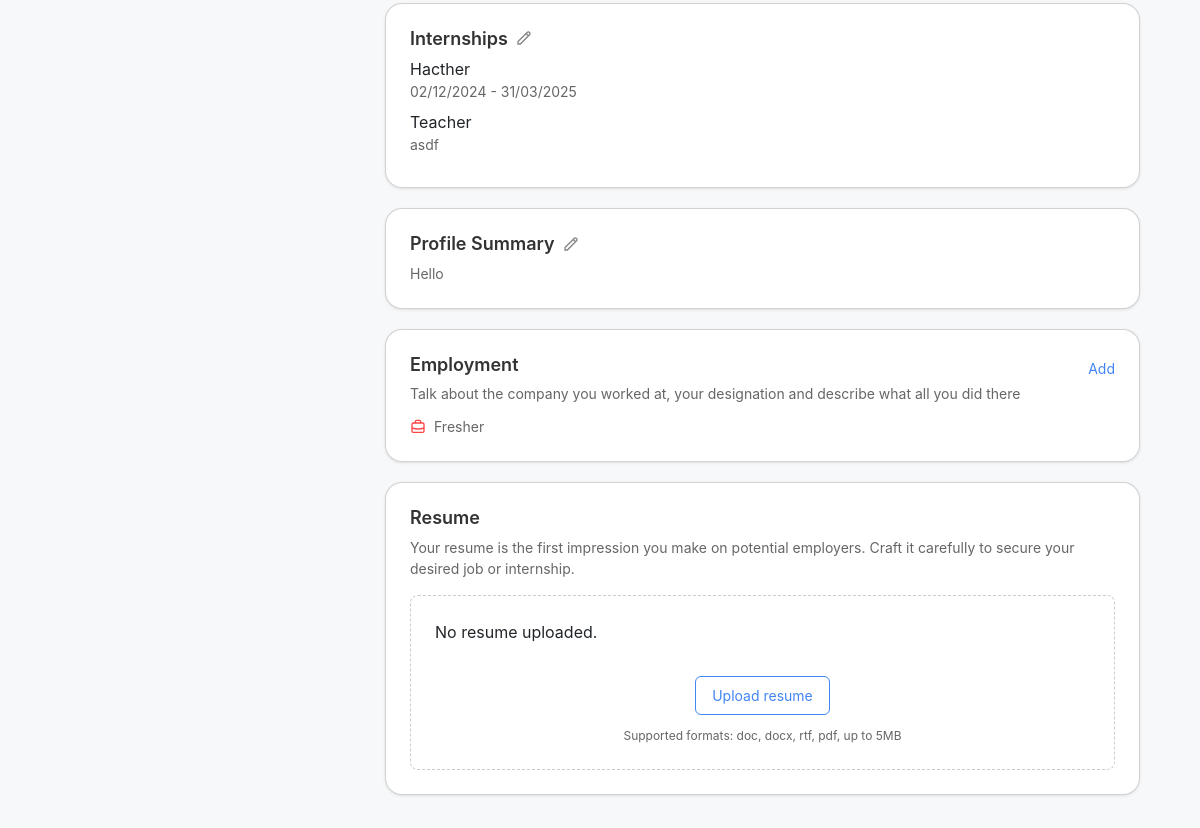
Before: /dashboard/profile (signed in, middle part) with the older database file.
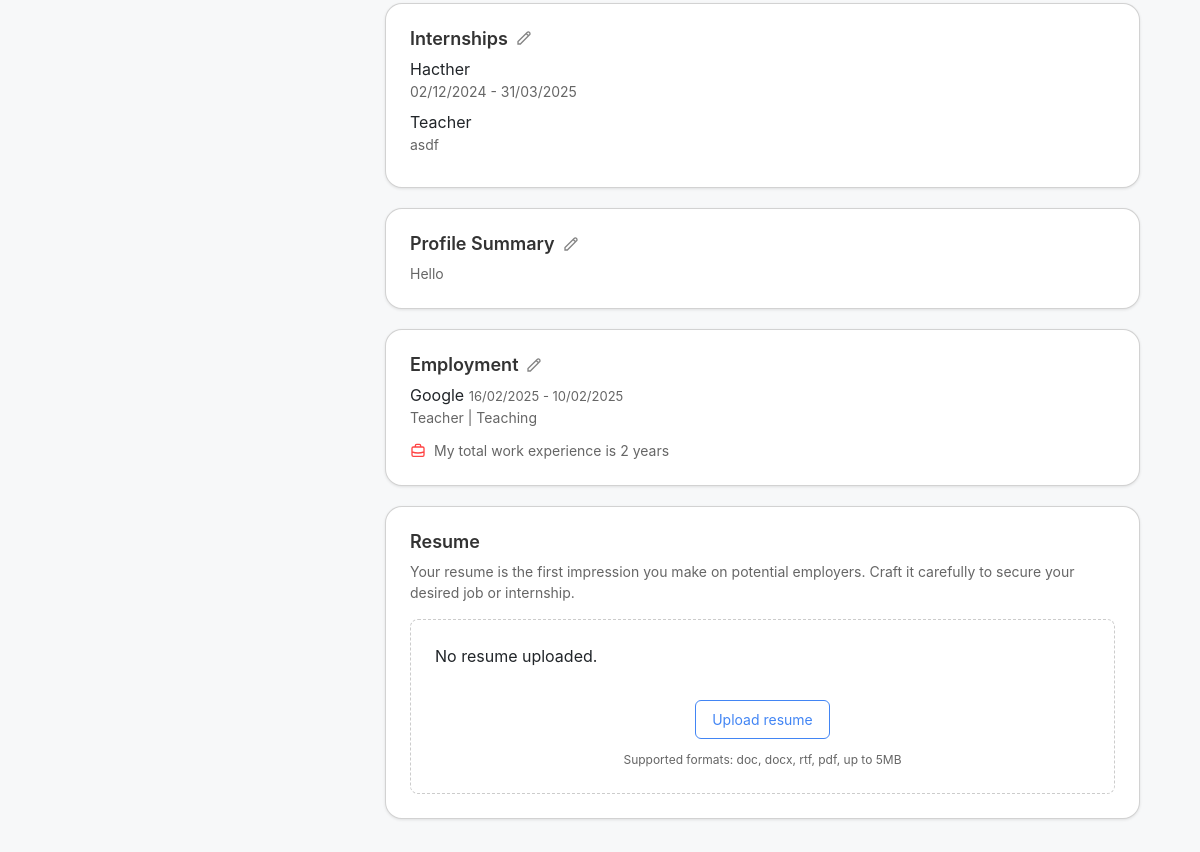
After: the same page with the newer database file.
### complete_profile/models.py (models this page shows, shortened)
class internship(models.Model):
    user = models.ForeignKey(user_table, on_delete=models.CASCADE, related_name='internships')
    company_name = models.CharField(max_length=255, null=True)
    job_title = models.CharField(max_length=255, null=True)
    start_date = models.DateField(null=True)
    end_date = models.DateField(null=True)
    description = models.TextField(null=True)
    created_at = models.DateTimeField(auto_now_add=True)  # Set once when the object is created
    updated_at = models.DateTimeField(auto_now=True)  # Update every time the object is saved

class UserDetail(models.Model):
    user = models.OneToOneField(user_table, on_delete=models.CASCADE, related_name='details')
    birth_date = models.DateField(null=True, blank=True)
    age = models.IntegerField(null=True, blank=True)
    bio = models.TextField(null=True, blank=True)
    applying_for = models.CharField(max_length=255, null=True, blank=True)
    gender = models.CharField(max_length=10, null=True, blank=True)
    location = models.CharField(max_length=255, null=True, blank=True)
    student = models.BooleanField(default=False)
    education_level = models.CharField(max_length=255, null=True, blank=True)
    diploma_degree = models.CharField(max_length=255, null=True, blank=True)
    iti_degree = models.CharField(max_length=255, null=True, blank=True)
    graduate_degree = models.CharField(max_length=255, null=True, blank=True)
    postgraduate_degree = models.CharField(max_length=255, null=True, blank=True)
    specialization = models.CharField(max_length=255, null=True, blank=True)
    college_name = models.CharField(max_length=255, null=True, blank=True)
    college_start_date = models.DateField(null=True, blank=True)
    college_end_date = models.DateField(null=True, blank=True)
    school_medium = models.CharField(max_length=255, null=True, blank=True)
    work_experience = models.BooleanField(null=True, blank=True)
    job_title = models.CharField(max_length=255, null=True, blank=True)
    job_role = models.CharField(max_length=255, null=True, blank=True)
    company_name = models.CharField(max_length=255, null=True, blank=True)
    industry = models.CharField(max_length=255, null=True, blank=True)
    current_working = models.BooleanField(default=False)
    notice_period = models.CharField(max_length=255, null=True, blank=True)
    salary = models.IntegerField(null=True, blank=True)
    work_start_date = models.DateField(null=True, blank=True)
    work_end_date = models.DateField(null=True, blank=True)
    total_experience = models.IntegerField(null=True, blank=True)
    english_level = models.CharField(max_length=255, null=True, blank=True)
    other_languages = models.TextField(null=True, blank=True)  # You might want to save this as a comma-separated list
    day_shift = models.BooleanField(default=False)
    night_shift = models.BooleanField(default=False)
    work_from_home = models.BooleanField(default=False)
    work_from_office = models.BooleanField(default=False)
    field_job = models.BooleanField(default=False)
    full_time = models.BooleanField(default=False)
    part_time = models.BooleanField(default=False)
    hourly = models.BooleanField(default=False)
    skills = models.TextField(null=True,blank=True)
    def save(self, *args, **kwargs):
        if self.birth_date:
            today = date.today()
            self.age = today.year - self.birth_date.year - ((today.month, today.day) < (self.birth_date.month, self.birth_date.day))
        else:
            self.age = None  # or you can leave it as is
        super().save(*args, **kwargs)  # Call the original save method

### dashboard/views.py (the view)
# urls.py: path('profile',profile,name='profile'),
def profile(request):
    user_id = request.session.get('user_id')
    user_instance = user_table.objects.get(id=user_id)
    user_detail = UserDetail.objects.get(user=user_instance)
    user_internship,created = internship.objects.get_or_create(user=user_instance)
    user_resume,created = userResume.objects.get_or_create(user = user_instance)
    return render(request, 'dashboard/profile.html', context={'user': user_instance,'user_detail' : user_detail,'user_resume':user_resume,'user_internship':user_internship})

### complete_profile/templatetags/profile_custom_filters.py (called while the page is built)
@register.filter(name='formatted_birth_date')
def formatted_birth_date(value):
    if isinstance(value, date):
        day = value.day
        suffix = 'th' if 11 <= day <= 13 else {1: 'st', 2: 'nd', 3: 'rd'}.get(day % 10, 'th')
        return value.strftime(f"{day}{suffix} %B %Y")
    return value

@register.filter(name='formatted_start_end')
def formatted_start_end(value):
    if isinstance(value, date):
        return value.strftime("%d/%m/%Y")  # Formats the date as 'YYYY-MM-DD'
    return value

@register.filter(name='formate_year')
def formate_year(value):
    if isinstance(value, date):
        return value.strftime("%Y")  # Formats the date as 'YYYY-MM-DD'
    return value

@register.filter
def get_skill_separated(skill_str):
    return skill_str.split(',') if skill_str else []

### templates/dashboard/profile.html (shortened to what this page needs)
{% extends '../blocks/dashboard_block.html' %}
{% load profile_custom_filters %}
{% block css %}
{% load static %}
{% endblock css %}
{% block content %}
<div class="main_container mb-3 d-flex">
    <div class="container2">
        <div class="card modal_toggle_card" id="internships">
            {% if user_internship.job_title %}
            <div class="section-header">
                <h2 class="section-title">Internships
                    <svg class="pencil-icon" viewBox="0 0 24 24" fill="none" stroke="currentColor" stroke-width="2">
                        <path d="M15.232 5.232l3.536 3.536m-2.036-5.036a2.5 2.5 0 113.536 3.536L6.5 21.036H3v-3.572L16.732 3.732z" />
                    </svg>
                </h2>
            </div>
            <div class="item mb-2">
                <div >
                    {{ user_internship.company_name }}
                </div>
                <div class="achievement-subtitle mb-2">
                    {{ user_internship.start_date|formatted_start_end }} - {{ user_internship.end_date|formatted_start_end }}
                </div>
                <div >
                    {{ user_internship.job_title }}
                </div>
                <div class="achievement-subtitle">
                    {{ user_internship.description }}
                </div>
            </div>
            {% endif %}
        </div>
        <div class="card modal_toggle_card" id="profile-summary">
            {% if user_detail.bio %}
            <div class="section-header">
                <h2 class="section-title">
                    Profile Summary
                    <svg class="pencil-icon" viewBox="0 0 24 24" fill="none" stroke="currentColor" stroke-width="2">
                        <path d="M15.232 5.232l3.536 3.536m-2.036-5.036a2.5 2.5 0 113.536 3.536L6.5 21.036H3v-3.572L16.732 3.732z" />
                    </svg>
                </h2>
            </div>
            {% else %}
            <div class="section-header">
                <h2 class="section-title">Profile Summary</h2>
                <a href="#" class="add-button" data-modal="language">Add</a>
            </div>
            {% endif %}
            <div class="item">
                <div class="achievement-subtitle">
                    {% if user_detail.bio %}
                    {{user_detail.bio}}
                    {% else %}
                    Your Profile Summary should mention the highlights of your career and education, what your professional interests are, and what kind of a career you are looking for. Write a meaningful summary of more than 50 characters.
                    {% endif %}
                </div>
            </div>
        </div>
        <div class="card modal_toggle_card" id="employment">
            {% if user_detail.work_experience %}
            <div class="section-header">
                <h2 class="section-title">
                    Employment
                    <svg class="pencil-icon" viewBox="0 0 24 24" fill="none" stroke="currentColor" stroke-width="2">
                        <path d="M15.232 5.232l3.536 3.536m-2.036-5.036a2.5 2.5 0 113.536 3.536L6.5 21.036H3v-3.572L16.732 3.732z" />
                    </svg>
                </h2>
            </div>
            <div>
            <div style="display: inline-block;">
                {{user_detail.company_name}}
            </div>
            <div class="description" style="display: inline-block; font-size: small;">
                {{user_detail.work_start_date|formatted_start_end}} - {{user_detail.work_end_date |formatted_start_end}}
            </div>
        </div>
            <div class="description">
                {{user_detail.job_title}} |
                {{user_detail.job_role}}
            </div>
            {% else %}
            <div class="section-header">
                <h2 class="section-title">Employment</h2>
                <a href="#" class="add-button" data-modal="language">Add</a>
            </div>
            <div class="description">
                Talk about the company you worked at, your designation and describe what all you did there
            </div>
            {% endif %}
            <div class="work-experience">
                <svg viewBox="0 0 24 24" fill="none" stroke="currentColor" stroke-width="2">
                    <path d="M21 13.255A23.931 23.931 0 0112 15c-3.183 0-6.22-.62-9-1.745M16 6V4a2 2 0 00-2-2h-4a2 2 0 00-2 2v2m4 6h.01M5 20h14a2 2 0 002-2V8a2 2 0 00-2-2H5a2 2 0 00-2 2v10a2 2 0 002 2z" />
                </svg>
                {% if user_detail.total_experience %}
                My total work experience is  {{user_detail.total_experience}} years
                {% else %}
                Fresher
                {% endif %}
            </div>
        </div>
        <div class="card modal_toggle_card" id="resume">
            <div class="section-header">
                <h2 class="section-title">Resume</h2>
            </div>
            <div class="description mb-3">
                Your resume is the first impression you make on potential employers. Craft it carefully to secure your desired job or internship.
            </div>
            <div class="file-info">
                <div class="file-details">
                    {% if user_resume.resume_file %}
                        <div>
                            <div class="file-name">{{ user_resume.resume_file.name|basename }}</div>
                            <div class="upload-date">Uploaded on {{ user_resume.updat}}</div>
                        </div>
                        <div class="file-actions">
                            <a href="{{ user_resume.resume_file.url }}" download="{{ user_resume.resume_file.name|basename }}" class="action-button" title="Download">
                                <svg viewBox="0 0 24 24" fill="none" stroke="currentColor" stroke-width="2">
                                    <path d="M4 16v1a3 3 0 003 3h10a3 3 0 003-3v-1m-4-4l-4 4m0 0l-4-4m4 4V4" />
                                </svg>
                            </a>
                            <form method="POST" action="{% url 'complete_profile:delete_resume' user_resume.id %}" style="display: inline;">
                                {% csrf_token %}
                                <button type="submit" class="action-button" title="Delete">
                                    <svg viewBox="0 0 24 24" fill="none" stroke="currentColor" stroke-width="2">
                                        <path d="M19 7l-.867 12.142A2 2 0 0116.138 21H7.862a2 2 0 01-1.995-1.858L5 7m5 4v6m4-6v6m1-10V4a1 1 0 00-1-1h-4a1 1 0 00-1 1v3M4 7h16" />
                                    </svg>
                                </button>
                            </form>
                        </div>
                    {% else %}
                        <p>No resume uploaded.</p>
                    {% endif %}
                </div>
                <a href="{% url 'complete_profile:resume' %}"><button class="update-button">
                   {% if user_resume.resume_file %}
                   Update resume
                   {% else %}
                   Upload resume
                   {% endif %}
                </button>
            </a>
                <div class="supported-formats">
                    Supported formats: doc, docx, rtf, pdf, up to 5MB
                </div>
            </div>
        </div>
    </div>
</div>
{% endblock content %}
{% block javascripts %}
{% load static %}
{% endblock javascripts %}

### templates/blocks/dashboard_block.html (shortened to what this page needs)
<!DOCTYPE html>
<html lang="en">
<head>
  {% load static %}
  <link rel="stylesheet" href="{% static 'bootstrap/css/bootstrap.min.css' %}">
  <link rel="stylesheet" href="https://cdnjs.cloudflare.com/ajax/libs/font-awesome/6.6.0/css/all.min.css">
  <link rel="stylesheet" href="https://cdnjs.cloudflare.com/ajax/libs/font-awesome/6.7.2/css/all.min.css">
  <link rel="stylesheet" href="{% static 'css/dashboard.css' %}">
  <link rel="stylesheet" href="https://cdnjs.cloudflare.com/ajax/libs/bootstrap-datepicker/1.6.4/css/bootstrap-datepicker.css" type="text/css" />
</head>
<body>
  <br>
  <br>
  <br>
  {% block content %}
  {% endblock content %}
</body>
</html>

### static/css/dashboard.css (style rules this page uses)
body { font-family: Arial, Helvetica, sans-serif; background: #f7f8f9; }

### templates/dashboard/profile.html (style rules this page uses)
.main_container { margin: auto; width: 90%; max-width: 1154px; }
.container2 { margin: 0 25px; margin: 20px 0 0 25px; }
* { margin: 0; padding: 0; box-sizing: border-box; font-family: -apple-system, BlinkMacSystemFont, "Segoe UI", Roboto, sans-serif; }
.card { border-radius: 17px !important; }
.card { background: white; border-radius: 12px; padding: 24px; margin-bottom: 20px; box-shadow: 0 1px 3px rgba(0, 0, 0, 0.1); }
.section-header { display: flex; justify-content: space-between; align-items: center; }
.section-title { font-size: 18px; font-weight: 600; color: #333; display: flex; align-items: center; gap: 8px; }
.pencil-icon { width: 16px; height: 16px; opacity: 0.6; cursor: pointer; }
.file-info { border: 1px dashed #ccc; border-radius: 8px; padding: 24px; text-align: center; }
.file-details { display: flex; align-items: center; justify-content: space-between; margin-bottom: 16px; }
.update-button { background-color: transparent; border: 1px solid #4285f4; color: #4285f4; padding: 8px 16px; border-radius: 6px; font-size: 14px; cursor: pointer; margin-bottom: 12px; }
.supported-formats { font-size: 12px; color: #666; text-align: center; }
.work-experience { display: flex; align-items: center; gap: 8px; margin-top: 12px; color: #666; font-size: 14px; }
.work-experience svg { width: 16px; height: 16px; color: #ff4444; }
.achievement-subtitle { font-size: 14px; color: #666; }
.description { font-size: 14px; color: #666; }

Changed rows visible on the page:
changed UserDetail "Hello": work_experience False → True (drawn); company_name (not shown) → "Google"; work_start_date (not shown) → "16/02/2025"; work_end_date (not shown) → "10/02/2025"; job_title (not shown) → "Teacher"; job_role (not shown) → "Teaching"; total_experience (not shown) → "2"
Other visible differences:
text no longer shown: "Add Talk about the company you worked at, your designation and describe what all you did there Fresher"
text now shown: "- | My total work experience is years"
